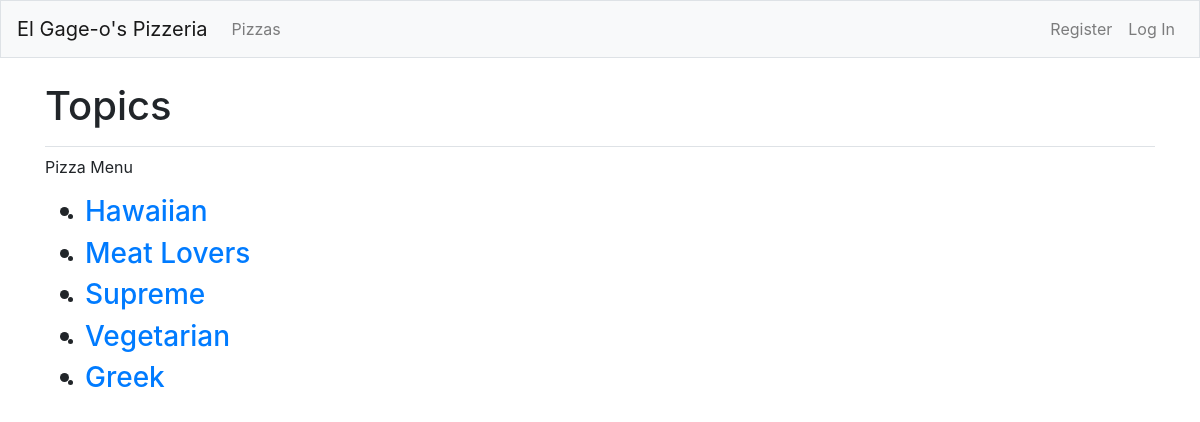
The page /pizzas on the database its author committed.
### pizzas/models.py (models this page shows, shortened)
class Pizza(models.Model):
    pizza_name = models.CharField(max_length = 50)
    picture = models.ImageField(upload_to = 'img', null = True, blank = True)

### pizzas/views.py (the view)
# urls.py: path('pizzas', views.pizzas, name = 'pizzas'),
def pizzas(request):
    pizzas = Pizza.objects.all()
    context = {'pizzas': pizzas}
    return render(request, 'pizzas/pizzas.html', context)

### pizzas/templates/pizzas/pizzas.html
{% extends "pizzas/base.html" %}
{% block page_header %}
    <h1>Topics</h1>
{% endblock page_header %}
{% block content %}
<p>Pizza Menu</p>
<ul>
    {% for p in pizzas %}
        <li><h3>
            <li><a href="{% url 'pizzas:pizza' p.id %}">{{ p.pizza_name }}</a></li>
        </h3></li>
    {% empty %}
        <li><h3>There are no pizzas on the menu.</h3></li>
    {% endfor %}
</ul>
{% endblock content %}

### rows shown on the page
Pizza: pizza_name "Hawaiian"
Pizza: pizza_name "Meat Lovers"
Pizza: pizza_name "Supreme"
Pizza: pizza_name "Vegetarian"
Pizza: pizza_name "Greek"
